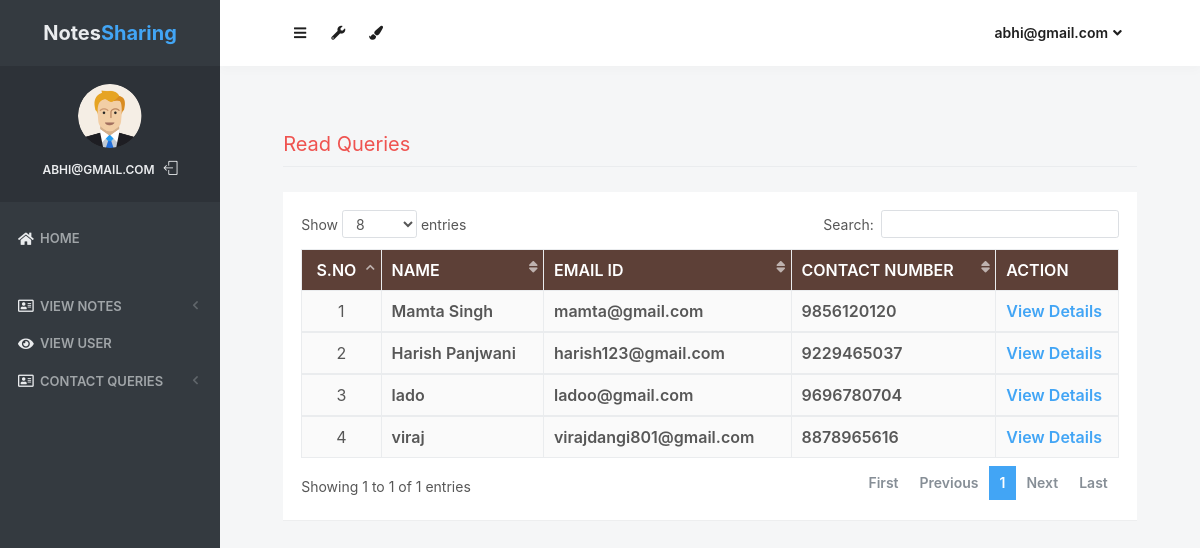
Screenshot of /read_queries (signed in) with the database file from the repository.
### notes/models.py (models this page shows, shortened)
class Contact(models.Model):
    fullname = models.CharField(max_length=100, null=True)
    email = models.CharField(max_length=50, null=True)
    mobile = models.CharField(max_length=15, null=True)
    subject = models.CharField(max_length=100, null=True)
    message = models.CharField(max_length=300, null=True)
    msgdate = models.DateField(null=True)
    isread = models.CharField(max_length=10,null=True)

### notes/views.py (the view)
# urls.py: path('read_queries', read_queries, name='read_queries'),
def read_queries(request):
    if not request.user.is_authenticated:
        return redirect('login_admin')
    contact = Contact.objects.filter(isread="yes")
    return render(request,'read_queries.html', locals())

### notes/templates/read_queries.html (shortened to what this page needs)
{% load static %}
<html lang="en" class="no-focus">
    <head>
        <link rel="stylesheet" href="{% static 'js/plugins/datatables/dataTables.bootstrap4.min.css' %}">
        <link rel="stylesheet" id="css-main" href="{% static 'css1/codebase.min.css' %}">
    </head>
    <body>
        <div id="page-container" class="sidebar-o sidebar-inverse side-scroll page-header-fixed main-content-narrow">
         {% include "sidebar.html" %}
            {% include "admin_nav.html" %}
            <main id="main-container">
                <div class="content">
                    <h2 class="content-heading text-danger">Read Queries</h2>
                    <div class="block">
                        <div class="block-content block-content-full">
                            <table class="table table-bordered table-striped table-vcenter js-dataTable-full-pagination">
                                <thead class="text-white" style="background-color : #5d4037;">
                                    <tr>
                                        <th class="text-center">S.No</th>
                                        <th class="d-none d-sm-table-cell">Name</th>
                                        <th class="d-none d-sm-table-cell">Email ID</th>
                                        <th class="d-none d-sm-table-cell">Contact Number</th>
                                        <th class="d-none d-sm-table-cell" style="width: 15%;">Action</th>
                                    </tr>
                                </thead>
                                {% for i in contact %}
                                <tbody>
                                    <tr>
                                        <td class="text-center">{{forloop.counter}}</td>
                                        <td class="font-w600">{{i.fullname}}</td>
                                        <td class="font-w600">{{i.email}}</td>
                                        <td class="font-w600">{{i.mobile}}</td>
                                        <td class="font-w600"><a href="{% url 'view_queries' i.id %}" class="text-primary">View Details</a></td>
                                    </tr>
                                        {% endfor %}
                                </tbody>
                            </table>
                        </div>
                    </div>
                </div>
            </main>
</div>
 <link rel="stylesheet" href="https://use.fontawesome.com/releases/v5.6.3/css/all.css">
    </body>
</html>

### notes/templates/sidebar.html (shortened to what this page needs)
{% load static %}
   <nav id="sidebar">
                <div id="sidebar-scroll">
                    <div class="sidebar-content">
                        <div class="content-header content-header-fullrow px-15">
                            <div class="content-header-section text-center align-parent sidebar-mini-hidden">
                                <div class="content-header-item">
                                    <a class="link-effect font-w700" href="{% url 'admin_home' %}">
                                           <span class="font-size-xl text-dual-primary-dark">Notes</span><span class="font-size-xl text-primary">Sharing</span>
                                    </a>
                                </div>
                            </div>
                        </div>
                        <div class="content-side content-side-full content-side-user px-10 align-parent">
                            <div class="sidebar-mini-hidden-b text-center">
                                <a class="img-link" href="be_pages_generic_profile.html">
                                    <img class="img-avatar" src="{% static 'img/avatars/user1.png' %}" alt="">
                                </a>
                                <ul class="list-inline mt-10">
                                    <li class="list-inline-item">
                                        <a class="link-effect text-dual-primary-dark font-size-xs font-w600 text-uppercase" href="{% url 'admin_home' %}">{{ request.user.username }}</a>
                                    </li>
                                    <li class="list-inline-item">
                                        <a class="link-effect text-dual-primary-dark" href="{% url 'logout' %}">
                                            <i class="si si-logout"></i>
                                        </a>
                                    </li>
                                </ul>
                            </div>
                        </div>
                        <div class="content-side content-side-full">
                            <ul class="nav-main">
                                <li class="open">
                                    <a href="{% url 'admin_home' %}"><i class="fas fa-home"></i><span class="sidebar-mini-hide">Home</span></a>
                                </li>
                                <li class="nav-main-heading"><span class="sidebar-mini-visible">UI</span></li>
                                <li>
                                    <a class="nav-submenu" data-toggle="nav-submenu"><i class="far fa-address-card"></i>View Notes</a>
                                </li>
                                <li>
                                    <a  href="{% url 'view_users' %}"><i class="fas fa-eye"></i><span class="sidebar-mini-hide">View User</span></a>
                                </li>
                                <li>
                                    <a class="nav-submenu" data-toggle="nav-submenu"><i class="far fa-address-card"></i>Contact Queries</a>
                                </li>
                           </ul>
                        </div>
                    </div>
                </div>
            </nav>

### notes/templates/admin_nav.html (shortened to what this page needs)
{% load static %}
            <header id="page-header">
                <div class="content-header">
                    <div class="content-header-section">
                        <button type="button" class="btn btn-circle btn-dual-secondary" data-toggle="layout" data-action="sidebar_toggle">
                            <i class="fa fa-navicon"></i>
                        </button>
                        <div class="btn-group" role="group">
                            <button type="button" class="btn btn-circle btn-dual-secondary" id="page-header-options-dropdown" data-toggle="dropdown" aria-haspopup="true" aria-expanded="false">
                                <i class="fa fa-wrench"></i>
                            </button>
                        </div>
                        <div class="btn-group" role="group">
                            <button type="button" class="btn btn-circle btn-dual-secondary" id="page-header-themes-dropdown" data-toggle="dropdown" aria-haspopup="true" aria-expanded="false">
                                <i class="fa fa-paint-brush"></i>
                            </button>
                        </div>
                    </div>
                    <div class="content-header-section">
                        <div class="btn-group" role="group">
                            <button type="button" class="btn btn-rounded btn-dual-secondary" id="page-header-user-dropdown" data-toggle="dropdown" aria-haspopup="true" aria-expanded="false">
                                {{ request.user.username}}<i class="fa fa-angle-down ml-5"></i>
                            </button>
                        </div>
                    </div>
                </div>
            </header>

### rows the page displays
Contact: fullname "Mamta Singh", email "mamta@gmail.com", mobile "9856120120"
Contact: fullname "Harish Panjwani", email "harish123@gmail.com", mobile "9229465037"
Contact: fullname "lado", email "ladoo@gmail.com", mobile "9696780704"
Contact: fullname "viraj", email "virajdangi801@gmail.com", mobile "8878965616"

### other values shown
{{ request.user.username }} "ABHI@GMAIL.COM"
{{ request.user.username }} "abhi@gmail.com"
